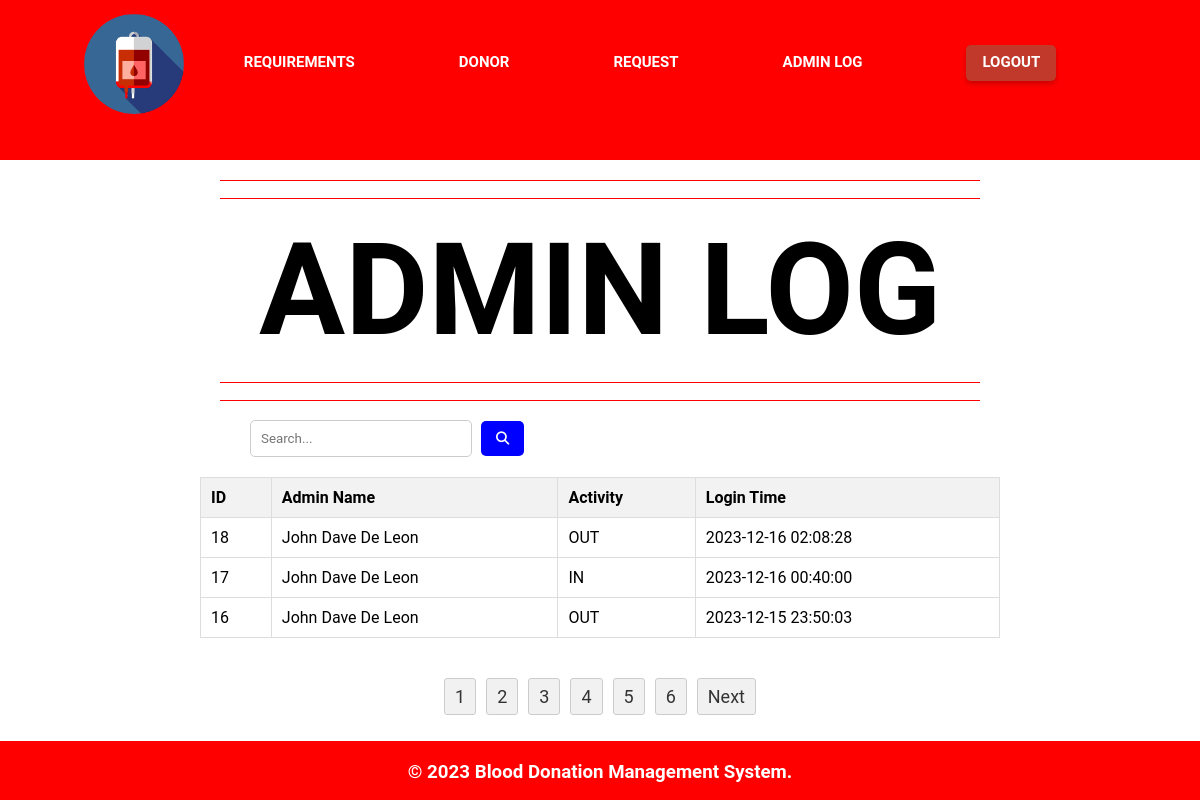
The app's page /admin_log.php (signed in) with its own data.
### tables this page shows
CREATE TABLE `admin_log` (
  `id` int(255) NOT NULL,
  `admin_name` varchar(255) NOT NULL,
  `activity` enum('IN','OUT') NOT NULL,
  `login_time` timestamp NOT NULL DEFAULT current_timestamp()
);

### admin_log.php (the view, shortened to what this page needs)
<?php
include 'connection.php';
$entriesPerPage = 3;
$countQuery = "SELECT COUNT(*) AS total FROM admin_log";
$countResult = $conn->query($countQuery);
$totalEntries = $countResult->fetch_assoc()['total'];
if (!isset($_GET['page'])) {
    $page = 1;
} else {
    $page = $_GET['page'];
}
$totalPages = ceil($totalEntries / $entriesPerPage);
$offset = ($page - 1) * $entriesPerPage;
?>
<!DOCTYPE html>
<html lang="en">
<head>
    <link rel="stylesheet" href="https://cdn.jsdelivr.net/npm/bootstrap-icons@1.10.2/font/bootstrap-icons.css"
 />
    <link rel="stylesheet" href="https://cdnjs.cloudflare.com/ajax/libs/font-awesome/6.1.1/css/all.min.css">
    <link
    rel="stylesheet"
    href="https://cdnjs.cloudflare.com/ajax/libs/animate.css/4.1.1/animate.min.css"
  />
</head>
<body  class="animate__animated animate__fadeIn">
<section class="header">
        <nav>
            <a href="dashboard.php"><img src="trial.png" /></a>
            <div class="nav-links" id="navLinks">
            <ul>
                <li><a href="admin_requirements.php">REQUIREMENTS</a></li>
                <li><a href="donor.php">DONOR</a></li>
                <li><a href="request.php">REQUEST</a></li>
                <li><a href="admin_log.php">ADMIN LOG</a></li>
                <li ><a href="admin_logout.php" class="logout-button">LOGOUT</a></li>
            </ul>
            </div>
        </nav>
</section>
<div  class="animate__animated animate__backInLeft" id="welcome">
     ADMIN LOG
</div>
<div class="animate__animated animate__flipInY search-container">
            <form action="admin_log.php" method="GET">
                <input type="text" placeholder="Search..." name="search">
                <button type="submit"><i class="fa fa-search"></i></button>
            </form>
        </div>
        <?php
$searchQuery = '';
$logQuery = "SELECT * FROM admin_log $searchQuery ORDER BY login_time DESC LIMIT $offset, $entriesPerPage";
$logResult = $conn->query($logQuery);
        ?>
        <div class="animate__animated animate__flipInY admin-log">
        <table>
            <thead>
                <tr>
                    <th>ID</th>
                    <th>Admin Name</th>
                    <th>Activity</th>
                    <th>Login Time</th>
                </tr>
            </thead>
            <tbody>
                <?php
                if ($logResult->num_rows > 0) {
                    while ($row = $logResult->fetch_assoc()) {
                        echo "<tr>";
                        echo "<td>" . $row['id'] . "</td>";
                        echo "<td>" . $row['admin_name'] . "</td>";
                        echo "<td>" . $row['activity'] . "</td>";
                        echo "<td>" . $row['login_time'] . "</td>";
                        echo "</tr>";
                    }
                } else {
                    echo "<tr><td colspan='4'>No log entries found.</td></tr>";
                }
                ?>
            </tbody>
        </table>
    </div>
    <div class="pagination">
        <?php
        for ($i = 1; $i <= $totalPages; $i++) {
            echo '<a href="admin_log.php?page=' . $i . '">' . $i . '</a>';
        }
        if ($page < $totalPages) {
            echo '<a href="admin_log.php?page=' . ($page + 1) . '">Next</a>';
        }
        ?>
    </div>
<section class="footer">
        <h3>&copy; 2023 Blood Donation Management System.</h3>
</section>
</body>
</html>

### admin_log.php (style rules this page uses)
* { margin: 0; padding: 0; font-family: "Roboto", sans-serif; }
.header { width: 100%; background-color: red; background-size: cover; height: 20vh; }
nav { display: flex; padding: 0% 7%; justify-content: space-between; align-items: center; }
nav img { width: 100px; padding-top:14px; }
.nav-links { flex: 1; text-align: center; }
.nav-links ul { padding: 0; margin: 0; text-align: center; }
.nav-links ul li { list-style: none; display: inline-block; padding: 0 50px; padding-top:8px; position: relative; }
.nav-links ul li a { color: white; text-decoration: none; font-size: 15px; font-weight: bolder; }
.nav-links ul li a::after { content: ""; width: 0%; height: 2px; background: yellow; display: block; margin: auto; transition: 0.5s; }
.logout-button { display: inline-block; padding: 8px 16px; font-size: 16px; font-weight: bold; text-align: center; text-decoration: none; background-color: #c0392b; border: none; border-radius: 5px; box-shadow: 0px 3px 5px rgba(0, 0, 0, 0.2); transition: background-color 0.2s ease-in-out; }
#welcome { font-size: 16vh; margin: 20px; text-align: center; font-weight: bolder; }
.search-container { text-align: left; margin-top: 20px; margin-left: 250px; }
.search-container input[type="text"] { padding: 10px; width: 200px; border-radius: 5px; border: 1px solid #ccc; margin-right: 5px; }
.search-container button { padding: 10px 15px; border: none; background-color: blue; color: white; border-radius: 5px; cursor: pointer; }
.admin-log { margin: 20px auto; max-width: 800px; }
table { width: 100%; border-collapse: collapse; }
table th, table td { padding: 10px; text-align: left; border: 1px solid #ddd; cursor: pointer; }
table th { background-color: #f2f2f2; font-weight: bold; }
.pagination { margin-top: 40px; display: flex; justify-content: center; align-items: center; font-size: 18px; margin-bottom: -45px; }
.pagination a { margin: 0 5px; text-decoration: none; padding: 5px 10px; border: 1px solid #ccc; border-radius: 3px; background-color: #f1f1f1; color: #333; padding-top: 7px; padding-bottom: 7px; }
.footer { width: 100%; background-color: red; text-align:center; background-size: cover; padding: 20px 0; color:white; margin-top:70.5px; }

### records on screen
admin_log: id "18", admin_name "John Dave De Leon", activity "OUT", login_time "2023-12-16 02:08:28"
admin_log: id "17", admin_name "John Dave De Leon", activity "IN", login_time "2023-12-16 00:40:00"
admin_log: id "16", admin_name "John Dave De Leon", activity "OUT", login_time "2023-12-15 23:50:03"
